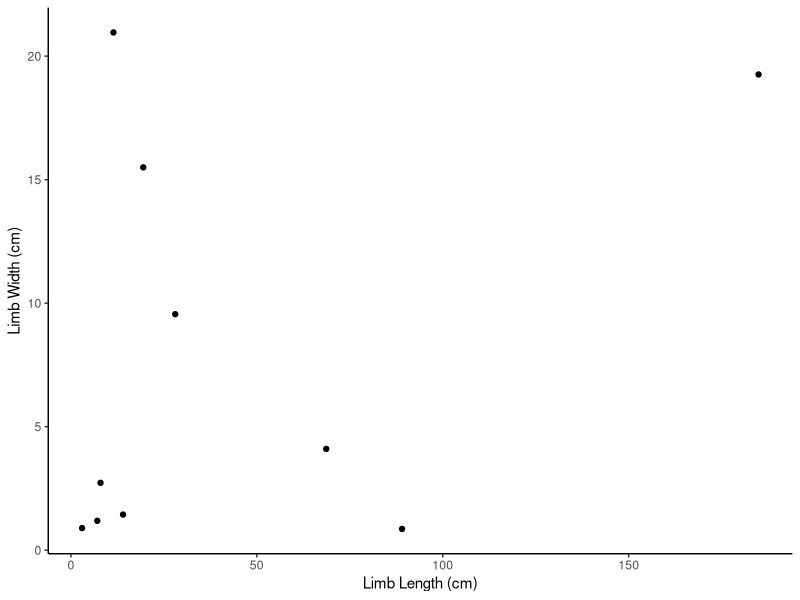
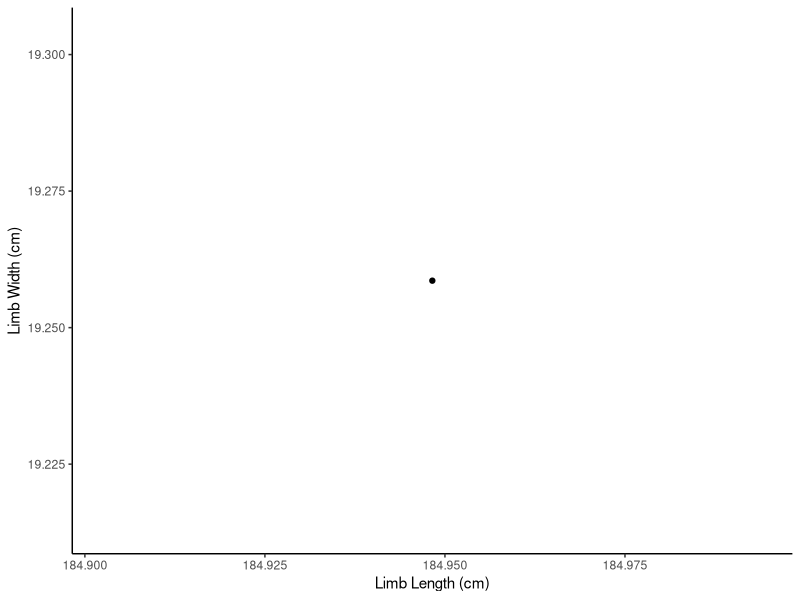

Generate these figures, in order, with R:
## ---- chunk 1
knitr::opts_chunk$set(echo = TRUE)
## ---- chunk 2
library(dplyr)
library(ggplot2)
library(knitr)

## ---- chunk 3
MData <- read.csv("Data/measurement.csv", row.names = 1)
## ---- chunk 4
MData <- rename(MData, Spc =Species, LmW =Limb.Width, UnW =unitsW, LmL =Limb.Length, UnL =unitsL)
## ---- chunk 5
MData$LmW <- ifelse(MData$UnW == "cm", 1, 0.1)*MData$LmW

MData$LmL <- ifelse(MData$UnL == "cm", 1, 0.1)*MData$LmL

MData$UnW <- "cm"

MData$UnL <- "cm"

## ---- chunk 6
MData <- mutate(MData, Volume = pi*LmL*((LmW/2)^2))

MData
## ---- chunk 7
MData$Type <- c("Animal", "Animal", "Animal", "Animal","Animal","Animal","Animal", "Plant", "Plant", "Plant")

SpeciesType <- group_by(MData, Type)

## ---- chunk 8
TraitsByGroup <- summarize(SpeciesType, Limb.Length.AVG = mean(LmL), Limb.Length.SD = sd(LmL), Limb.Width.AVG = mean(LmW), Limb.Width.SD = sd(LmW), Volume.AVG = mean(Volume), Volume.SD = sd(Volume))

 kable(TraitsByGroup, caption = "Table 1.0 Average (AVG) and standard deiation (SD) of limb width, length, and volume for a series of species grouped by plants and animals")

## ---- chunk 9
Limb.Graph1 <- ggplot(data = MData, aes(x=LmL, y=LmW))+
  geom_point()+
  labs(x="Limb Length (cm)", y="Limb Width (cm)")+
  theme_classic()

print(Limb.Graph1)
## ---- chunk 10
Volume.AVG <- mean(MData$Volume)

Above.AVG.Volume <- filter(MData, Volume>Volume.AVG)

Above.AVG.Graph <- qplot(LmL, LmW, data = Above.AVG.Volume, xlab ="Limb Length (cm)", ylab = "Limb Width (cm)")+ theme_classic()
  
print(Above.AVG.Graph)

## ---- chunk 11
Lower.AVG.Volume <- filter(MData, Volume < Volume.AVG)

Lower.AVG.Volume <- data.frame("Species" = Lower.AVG.Volume$Spc, "Volume" = Lower.AVG.Volume$Volume)

kable(Lower.AVG.Volume, align = 'c', caption = "Table 2. Species name and limb volume for species with below average limb volume")


